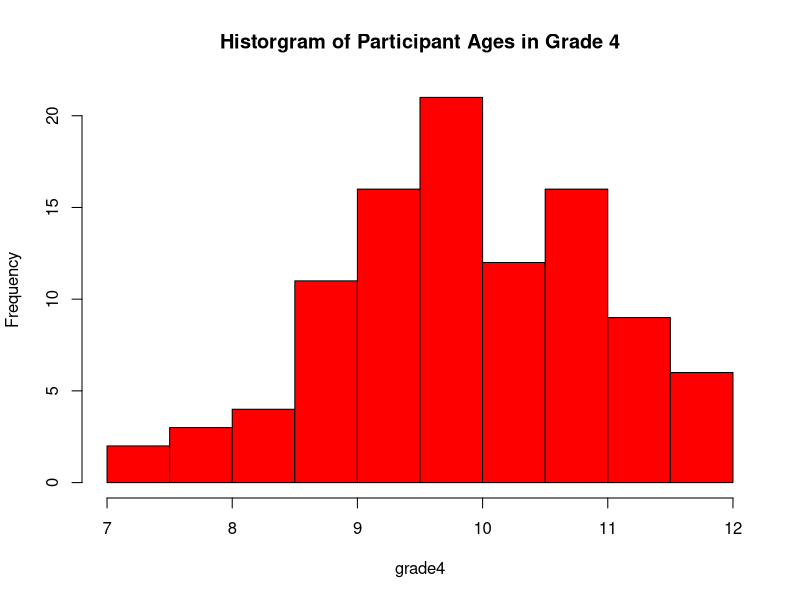
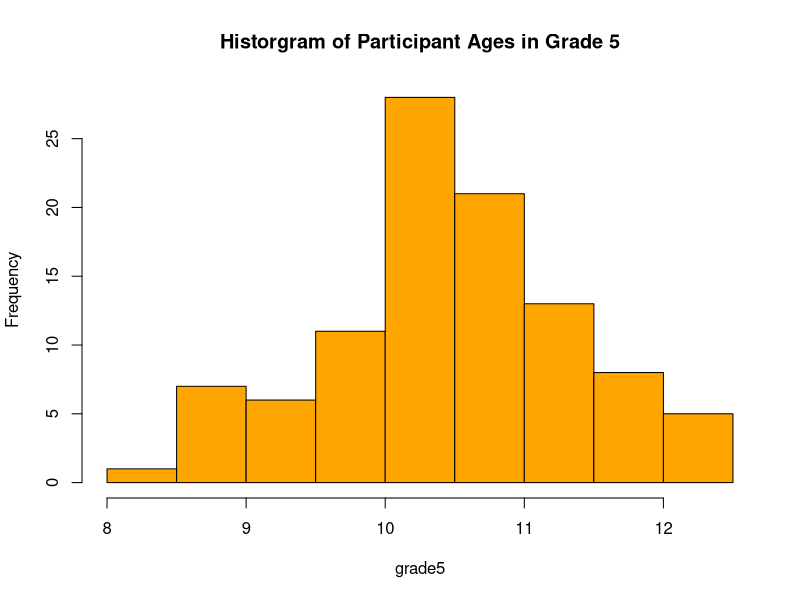
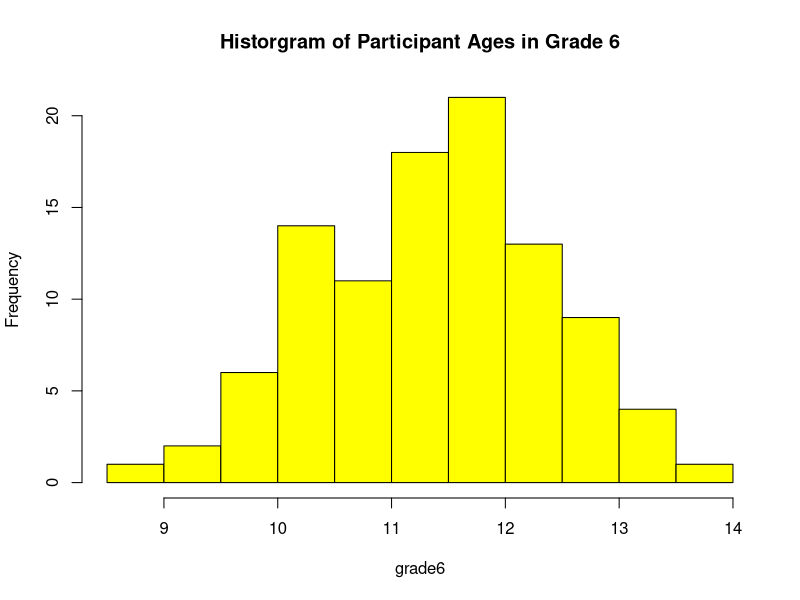
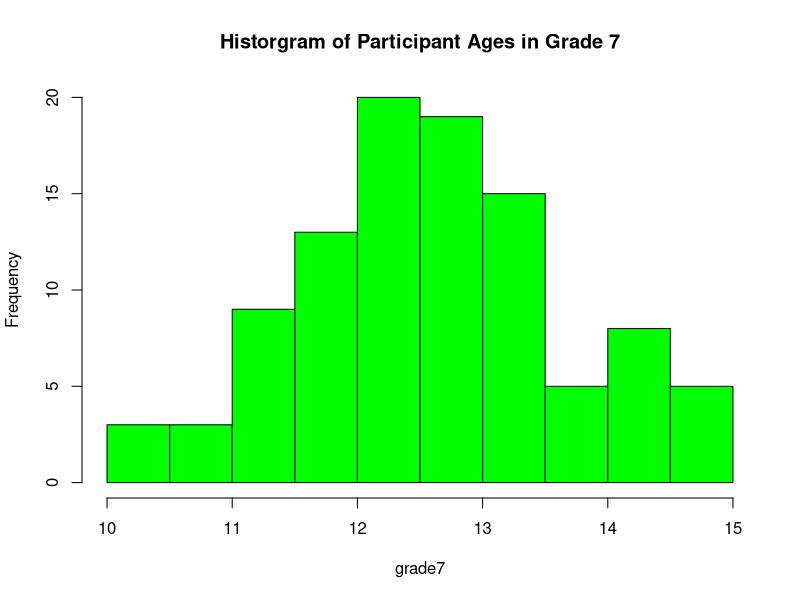
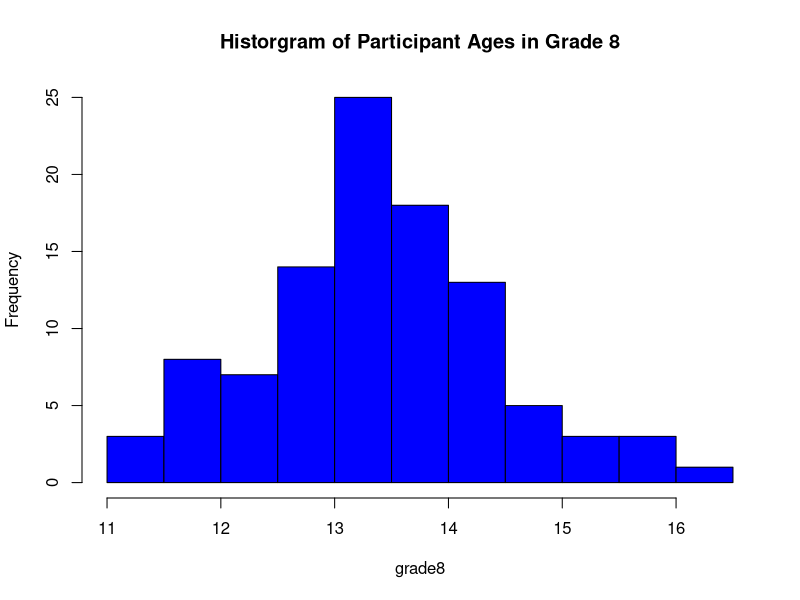
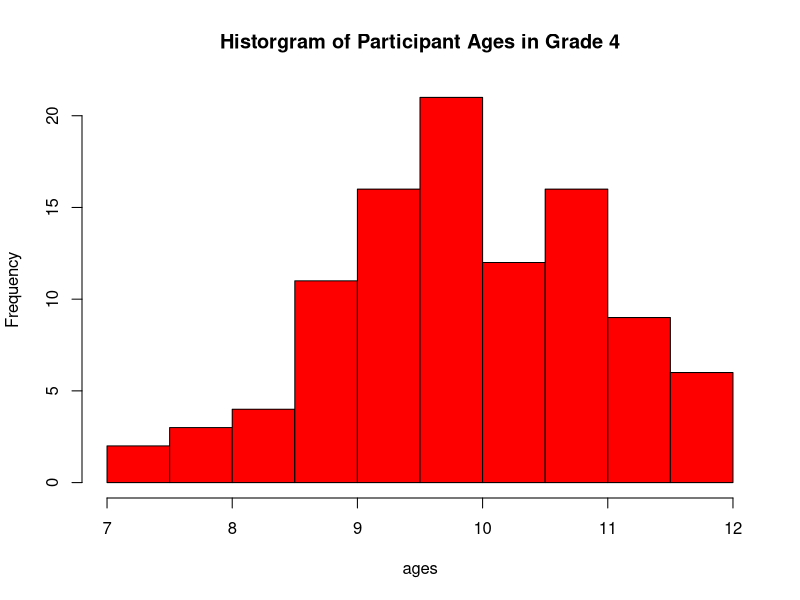
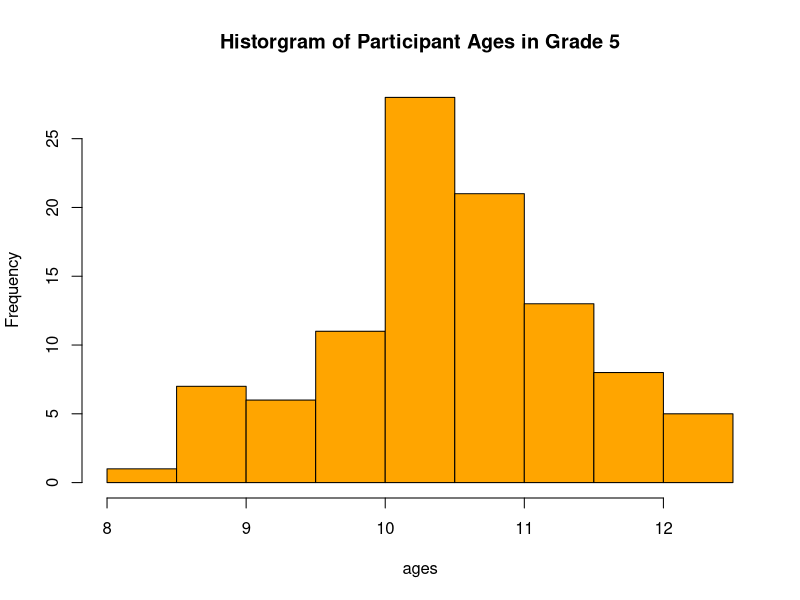
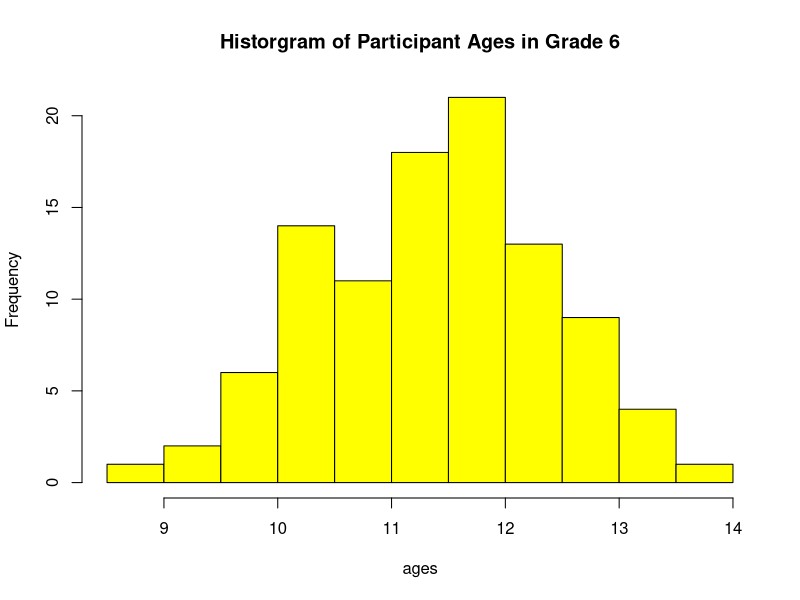

Generate these figures, in order, with R: (Note: this script raises an error after producing the figures.)
# QuACK 2020
# Week 10 - Functions
# Elena Leib & Willa Voorhies


#### Set options ####
options(stringsAsFactors = FALSE)

#### Load packages ####
library(tidyverse)


#### Warm up ####

# Here are vectors with ages for 100 students in each grade
grade4 <- rnorm(100, mean = 9.5)
grade5 <- rnorm(100, mean = 10.5)
grade6 <- rnorm(100, mean = 11.5)
grade7 <- rnorm(100, mean = 12.5)
grade8 <- rnorm(100, mean = 13.5)

# Using hist(), make a histogram of the ages for each grade. Check out ?hist if you have any questions.
# Be sure to name each graph with the title "Historgram of Participant Ages in Grade ..." and say the grade number. (use main = "")
# Also, make the color of each plot different (use col = )

hist(grade4, main = "Historgram of Participant Ages in Grade 4", col = "red")
hist(grade5, main = "Historgram of Participant Ages in Grade 5", col = "orange")
hist(grade6, main = "Historgram of Participant Ages in Grade 6", col = "yellow")
hist(grade7, main = "Historgram of Participant Ages in Grade 7", col = "green")
hist(grade8, main = "Historgram of Participant Ages in Grade 8", col = "blue")
# Can also add an argument xlab = "Ages" to change the name of the x-axis

# This is annoying to write so many times. We could us a for loop!

data <- list(grade4, grade5, grade6, grade7, grade8) # List of 5 vectors
grades <- c(4:8)
colors <- c("red", "orange", "yellow", "green", "blue")
for(i in 1:length(data)) { # iterates through list
  ages <- data[[i]] # Gets current vector
  hist(ages, main = paste("Historgram of Participant Ages in Grade", grades[i]), col = colors[i]) # Can add xlab = "Ages"
}

# That's pretty good, but what if we want to make something even more general than that? What if we want to be able to take a vector of ages for any grade as input and output a histogram? 

## A note about vectors versus lists
# vectors --> only hold one type of data!
x <- c(1, 2, 3)
x1 <- c(x, "4")

# lists can hold more than one type
# Create list
x2 <- list(1, 2, 3, "4", TRUE, c(1, 2, 3))
# You can name each entry (i.e., position, index) of the list
names(x2) <- c("1", "2", "3", "4", "bool", "vec")

# Indexing lists
x2$bool # works for named lists, like x2
x2[[1]] # use double bracket [[]] to index using numers

#### Group Practice ####

# Let's start with a simple example
# 1) Goal: Make a function that takes a string, and prints out that string plus an exclamation point at the end!
# Example:
# Input     Output
# "Hello"   "Hello!"

# Step 1: Write the function
addExcl <- function(text) {
  new_text <- paste0(text, "!")
  return(new_text)
}

# Step 2: Call (use) the function
new_text <- addExcl("hello")
addExcl("Hi, my name is Elena")

# And don't forget to add a comment explaining what your function does, what arguments it takes, and what it returns!

# 2) Let's use functions to do our histogram example from the warm up!

makeAgeHist <- function(ages, grade, color) {
  hist(ages, main = paste("Historgram of Participant Ages in Grade", grade), col = color)
  #return(h)
}

makeAgeHist(grade4, 4, "red")


# We briefly talked about setting seeds for randomization:
set.seed(342)
makeAgeHist(rnorm(100, mean = 21.5), 14, "purple")

# 3) Write your version of the sum function! Call it my.sum

my.sum <- function(x) {
  sum.x <- 0
  for(i in 1:length(x)) {
    sum.x <- sum.x + x[i]
  }
  return(sum.x)
}

my.sum(1:5)
sum(1:5)

my.sum(c(1, 3, 5))
sum(c(1, 3, 5))

# But what about this...
my.sum(c(1, 3, NA, 7))
sum(c(1, 3, NA, 7))
sum(c(1, 3, NA, 7), na.rm = TRUE)


# 4) Now add the na.rm functionality to your sum function! Name it my.sum2
# This function models good commenting practice!
my.sum2_a <- function(x, na.rm) {
  # Input: x - numeric vector
  #        na.rm - Logical (either true or false) that indicates how to handle NAs in the input vector.
  # Output: my.sum - sum of numbers in numeric vector
  
  # Start sum cummulator at 0
  sum.x <- 0
  for(i in 1:length(x)) {
    if(na.rm & !is.na(x[i])) sum.x <- sum.x + x[i]
    if(!na.rm) sum.x <- sum.x + x[i]
    
  }
  return(sum.x)
}


# Another way to do it with the logic:
# my.sum2_a <- function(x, na.rm) {
  # my.sum <- 0
  # 
  # for(i in 1:length(x)) {
  #   if(na.rm) {
  #     if(!is.na(x[i])) {
  #       my.sum = my.sum + x[i]
  #     }
  #   } else {
  #     my.sum = my.sum + x[i]
  #   }
  # return(my.sum)
# }

my.sum2_a(c(1, 3, NA, 7), na.rm = TRUE)
sum(c(1, 3, NA, 7), na.rm = TRUE)

my.sum2_a(c(1, 3, NA, 7), na.rm = FALSE)
# But the sum function doesn't need to set na.rm to FALSE... it is already the default!
sum(c(1, 3, NA, 7))


# Set na.rm default to FALSE
# By doing this, R will set na.rm to FALSE when the user doesn't specify it. In other words, it will assume that you don't want to remove NAs.

my.sum2 <- function(x, na.rm = FALSE) {
  sum.x <- 0
  for(i in 1:length(x)) {
    if(na.rm & !is.na(x[i])) sum.x <- sum.x + x[i]
    if(!na.rm) sum.x <- sum.x + x[i]
    
  }
  return(sum.x)
}

my.sum2(c(1, 3, NA, 7), na.rm = TRUE)
sum(c(1, 3, NA, 7), na.rm = TRUE)

my.sum2(c(1, 3, NA, 7))
sum(c(1, 3, NA, 7))

#### More practice ####

# 1) Now write your version of the mean function. Call it my.mean. Use your new my.sum2 function! And make sure it has na.rm functionality

# Option #1
my.mean <- function(x, na.rm = FALSE) {
  x.sum <- my.sum2(x, na.rm)
  x.length <- ifelse(na.rm, length(x[!is.na(x)]), length(x))
  return(x.sum / x.length)
}

# Option #2
my.mean2 <- function(x, na.rm = FALSE) {
  if(na.rm) {
    x.noNA <- x[!is.na(x)]
    return(my.sum2(x.noNA) / length(x.noNA))
    
  } else {
    return(my.sum2(x) / length(x))
  }
}

mean(c(1, 3, NA, 7))
mean(c(1, 3, NA, 7), na.rm = TRUE)

my.mean(c(1, 3, NA, 7))
my.mean(c(1, 3, NA, 7), na.rm = TRUE)

my.mean2(c(1, 3, NA, 7))
my.mean2(c(1, 3, NA, 7), na.rm = TRUE)


# The following problems were adapted from YaRrr!
# https://bookdown.org/ndphillips/YaRrr/functions.html

# 2a) Create a function called oh.god.how.much.did.i.spend that helps hungover pirates figure out how much gold they spent after a long night of pirate debauchery.
# The function will have three inputs: grogg: the number of mugs of grogg the pirate drank, port: the number of glasses of port the pirate drank, and crabjuice: the number of shots of fermented crab juice the pirate drank.
# Based on this input, the function will calculate how much gold the pirate spent. We'll also assume that a mug of grogg costs 1, a glass of port costs 3, and a shot of fermented crab juice costs 10.

# Write the function!

oh.god.how.much.did.i.spend <- function(grogg, port, crabjuice) {
  total <- 1 * grogg + 3 * port + 10 * crabjuice
  return(total)
}


# Test cases
# Tamara: 10 groggs, 3 port, 0 crabjuice
# Test that result is 19!

(tamara.spent <- oh.god.how.much.did.i.spend(grogg = 10, port = 3, crabjuice = 0))

# Cosima: 0 groggs, 0 port, 7 crabjuice
# Test that the result is 70.

(cosima.spent <- oh.god.how.much.did.i.spend(grogg = 0, port = 0, crabjuice = 7))

# And 2 more test cases to make sure your function is doing what you think it is doing!


# 2b) How can you improve your function? Can you set any devault argument values to make the function calls more simple?
oh.god.how.much.did.i.spend2 <- function(grogg = 0, port = 0, crabjuice = 0) {
  total <- 1 * grogg + 3 * port + 10 * crabjuice
  return(total)
}

(tamara.spent <- oh.god.how.much.did.i.spend(grogg = 10, port = 3)) # Get an error! "crabjuice" is missing!
(tamara.spent <- oh.god.how.much.did.i.spend2(grogg = 10, port = 3)) # Much better
(cosima.spent <- oh.god.how.much.did.i.spend2(crabjuice = 7)) # So much simpler to write out!


# 3) Write a function called is.it.true(). The function will take a single input x. If the input x is TRUE, the function will print one sentence. If the input x is FALSE, it will return a different sentence. The sentences can be whatever you'd like as long as they are different.

is.it.true <- function(x) {
  if(x) print("x is true")
  else print("x is false")
}

is.it.true2 <- function(x) {
  if(x == TRUE) print("x was true!")
  if(x == FALSE) print("x was false!")
}

# Here are some test cases:
is.it.true(TRUE)
is.it.true(FALSE)
is.it.true(10 > 0)
is.it.true(10 < 0)

# Write some more test cases:




# 4) Captain Jack is convinced that he can predict how much gold he will find on an island with the following equation: (a * b) - c * 324 + log(a), where a is the area of the island in square meters, b is the number of trees on the island, and c is how drunk he is on a scale of 1 to 10. Create a function called Jacks.Equation that takes a, b, and c as arguments and returns Captain Jack's predictions.
# Here is an example of Jacks.Equation in action:
# Jacks.Equation(a = 1000, b = 30, c = 7)
## [1] 27739

Jacks.Equation <- function(a, b, c) {
  total.gold <- (a * b) - c * 324 + log(a)
  return(total.gold)
}

# Try running the equation on the example. Do you get your expected output?


# Write a few more test cases:


# What would "break" your function?



# 5) Often times you will need to recode values of a dataset. For example, if you have a survey of age data, you may want to convert any crazy values (like anything below 0 or above 100) to NA. Write a function called recode.numeric() with 3 arguments: x, lb, and ub. We'll assume that x is a numeric vector. The function should look at the values of x, convert any values below lb (lower bound) and above ub (upper bound) to NA, and then return the resulting vector. 
# Here is the function in action:
# recode.numeric(x = c(5, 3, -5, 4, 3, 97), lb = 0, ub = 10)
## [1]  5  3 NA  4  3 NA


recode.numeric <- function(x, lb, ub) {
  x.updated <- c()
  for(i in 1:length(x)) {
    x.updated[i] <- ifelse(x[i] < lb | x[i] > ub, NA, x[i])
  }
  
  return(x.updated)
}

recode.numeric(x = c(5, 3, -5, 4, 3, 97), lb = 0, ub = 10)


# Write 2 more test cases: